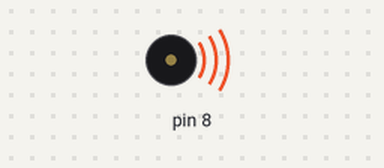
The sketch below on a simulated Arduino Uno, built with avr-gcc and run on an emulated ATmega328P. Parts: buzzer (waves = sounding).

Above: at 0.05 s.
Timing chart, 0 to 3.0 s (numbered marks = the images above):
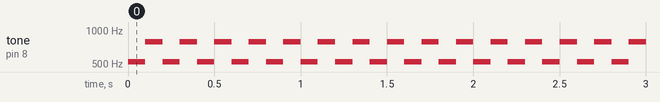

Measured:
- by itself, tone on pin 8: alternates 784 Hz for 0.10 s and 523 Hz for 0.10 s

The sketch:

week10_2_arduino_pin2_switch_tone_8_523_784_delay100.ino
```cpp
 //week10_2_arduino_pin2_switch_tone_8_523_784_delay100
void setup() {
  pinMode(2,INPUT_PULLUP);

}

void loop() {
  tone(8,523,100);
  delay(100);
  tone(8,784,100);
  delay(100);
}
```
